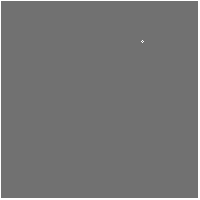
Frame 1 (no input)
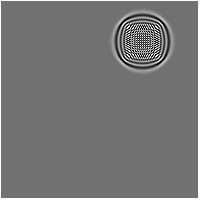
Frame 60 (no input)
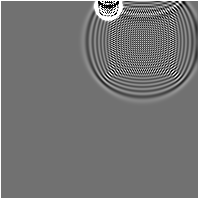
Frame 120 (the mouse pressed at the canvas centre since frame 60)

The p5.js sketch that drew these frames (run headless with seeded random() and noise() and a simulated clock; from frame 60 on, the mouse is pressed at the canvas centre):

// p5.js sketch
// ── sketch.js
var h, k, c;
var u0 = new Array(new Array(100), new Array(100));
var u1 = new Array(new Array(100), new Array(100));
var u2 = new Array(new Array(100), new Array(100));
var al = [];
function setup() {
  dimx = 200;
  dimy = 200;

  cellsize = 1;
  c = 0.5;
  h = 1;
  kk = 1;
  al = pow((c * kk) / h, 2);
  pixelDensity(2);

  createCanvas(dimx, dimy);
  loadPixels();

  for (var i = 0; i < dimx; i++) {
    // for (var j = 0; j < dimy; j++) {
    //   for (var k = 0; k < 3; k++) {
    u0[i] = new Array(100);
    u1[i] = new Array(100);
    u2[i] = new Array(100);
    //  u[(i, j, k)] = 0;
    //   }
    // }
  }
    for (var i = 0; i < dimx; i++) {
      for (var j = 0; j < dimy; j++) {
        u0[i][j] = 0;
        u1[i][j] = 0;
        u2[i][j] = 0;
      }
    }
  
  disturbancex = round(random(dimx - 1));
  disturbancey = round(random(dimx - 1));
  u0[disturbancex][disturbancey] = 1;
  u1[disturbancex][disturbancey] = 1;
  u2[disturbancex][disturbancey] = 1;


  x = 0;
  y = 0;

  //  for (let k = 0; k < pixels.length; k+= 2) {
  ii = ind(disturbancex, disturbancey);
  set(disturbancex, disturbancey, 255);
  //  m = map(u[(x, y, 0)], 0, 1, 0, 255);
  // pixels[ii] = 255;
  // pixels[ii + 1] = 225;
  // pixels[ii + 2] = 225;
  // pixels[ii + 3] = 225;
  //  if (ii % 4 === 0) {

  //   }
  // }
  updatePixels();
}

function draw() {
  // background(255 / 2);
  loadPixels();
  //kl++

  for (var i = 1; i < dimx - 2; i++) {
    for (var j = 1; j < dimy - 2; j++) {
      u2[i][j] = u1[i][j];
      u1[i][j] = u0[i][j];
      u0[i][j] = 0.95 * u0[i][j];
    }
  }

  for (let i = 1; i < dimx - 2; i++) {
    for (let j = 1; j < dimy - 2; j++) {
      u0[i][j] =
        al *
          (u1[i + 1][j] +
            u1[i - 1][j] +
            u1[i][j + 1] +
            u1[i][j - 1] -
            4 * u1[i][j]) +
        2 * u1[i][j] -
        u2[i][j];
      //
      
      c = color(map(u0[i][j], -0.02, 0.02, 0, 225), map(u0[i][j], -0.02, 0.02, 0, 225), map(u0[i][j], -0.02, 0.02, 0, 225),[0]);
      set(i, j, c);

    }
  }
if (random(1)< 0.01) {
    disturbancex = round(random(dimx - 1));
  disturbancey = round(random(dimx - 1));
  u0[disturbancex][disturbancey] = 1;
}
  // for (let k = 0; k < pixels.length; k += 4) {
  //  ii = ind(x, y);
  //  m = map(u[(x, y, 0)], -1, 1, 0, 255);
  //  pixels[k] = m;
  //  x++;
  //  if (x === dimx) {
  //    x = 0;
  //    y++;
  //  }
  // }
  updatePixels();
}

function ind(i, j) {
  ii = (i + j * dimx) * 4;
  return ii;
}
